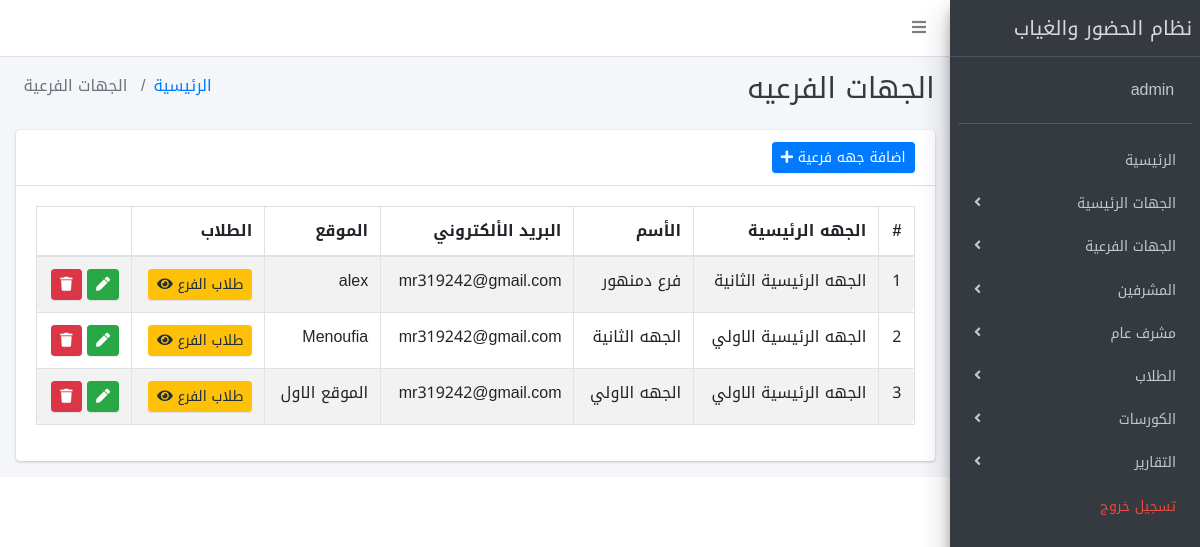
Screenshot of /main.php?dir=university_branches&page=report (signed in) with the database file from the repository.
### tables this page shows
CREATE TABLE `university_branches` (
  `id` int NOT NULL,
  `main_university` int NOT NULL,
  `name` varchar(255) NOT NULL,
  `email` varchar(200) DEFAULT NULL,
  `location` varchar(255) DEFAULT NULL
);

CREATE TABLE `main_university` (
  `id` int NOT NULL,
  `name` varchar(255) NOT NULL,
  `email` varchar(200) DEFAULT NULL,
  `location` varchar(255) DEFAULT NULL
);

### university_branches/report.php (the view, shortened to what this page needs)
<section class="content-header">
    <div class="container-fluid">
        <div class="row mb-2">
            <div class="col-sm-6">
                <h1 class="m-0 text-dark"> الجهات الفرعيه </h1>
            </div>
            <div class="col-sm-6">
                <ol class="breadcrumb float-sm-left">
                    <li class="breadcrumb-item"><a href="main.php?dir=dashboard&page=dashboard">الرئيسية</a></li>
                    <li class="breadcrumb-item active"> الجهات الفرعية </li>
                </ol>
            </div>
        </div>
    </div>
</section>
<section class="content">
    <div class="container-fluid">
        <div class="row">
            <div class="col-12">
                <div class="card">
                    <div class="card-header">
                        <?php
                        if (isset($_SESSION['admin_username'])) {
                        ?>
                            <button type="button" class="btn btn-primary waves-effect btn-sm" data-toggle="modal" data-target="#add-Modal"> اضافة جهه فرعية <i class="fa fa-plus"></i> </button>
                        <?php
                        }
                        ?>
                    </div>
                    <div class="card-body">
                        <div class="table-responsive">
                            <table id="my_table" class="table table-striped table-bordered">
                                <thead>
                                    <tr>
                                        <th> # </th>
                                        <th> الجهه الرئيسية </th>
                                        <th>الأسم </th>
                                        <th> البريد الألكتروني </th>
                                        <th> الموقع </th>
                                        <th> الطلاب </th>
                                        <th> </th>
                                    </tr>
                                </thead>
                                <tbody>
                                    <?php
                                    if (isset($_SESSION['supervisor_id'])) {
                                        $stmt = $connect->prepare("SELECT * FROM supervisor WHERE id =? ");
                                        $stmt->execute(array($_SESSION['supervisor_id']));
                                        $supervisor_data = $stmt->fetch();
                                        $university_branch_id = $supervisor_data['university_branch'];
                                        $stmt = $connect->prepare("SELECT * FROM university_branches WHERE id = ? ORDER BY id DESC");
                                        $stmt->execute(array($university_branch_id));
                                    } else {
                                        $stmt = $connect->prepare("SELECT * FROM university_branches   ORDER BY id DESC");
                                        $stmt->execute();
                                    }
                                    $allcat = $stmt->fetchAll();
                                    $i = 0;
                                    foreach ($allcat as $cat) {
                                        $i++;
                                    ?>
                                        <tr>
                                            <td> <?php echo $i; ?> </td>
                                            <td> <?php
                                                    $stmt = $connect->prepare("SELECT * FROM main_university WHERE id = ?");
                                                    $stmt->execute(array($cat['main_university']));
                                                    $uni_data = $stmt->fetch();
                                                    $uni_name = $uni_data['name'];
                                                    echo  $uni_name; ?> </td>
                                            <td> <?php echo  $cat['name']; ?> </td>
                                            <td> <?php echo  $cat['email']; ?> </td>
                                            <td> <?php echo  $cat['location']; ?> </td>
                                            <td> <a class="btn btn-warning btn-sm" href="main.php?dir=university_branches&page=students&branch=<?php echo $cat['id']; ?>"> طلاب الفرع <i class="fa fa-eye"></i> </a> </td>
                                            <td>
                                                <?php
                                                if (isset($_SESSION['admin_username'])) {
                                                ?>
                                                    <button type="button" class="btn btn-success btn-sm waves-effect" data-toggle="modal" data-target="#edit-Modal_<?php echo $cat['id']; ?>"> <i class='fa fa-pen'></i> </button>
                                                    <a href="main.php?dir=university_branches&page=delete&cat_id=<?php echo $cat['id']; ?>" class="confirm btn btn-danger btn-sm"> <i class='fa fa-trash'></i> </a>
                                                <?php
                                                }
                                                ?>
                                            </td>
                                        </tr>
                                    <?php
                                    }
                                    ?>
                            </table>
                        </div>
                    </div>
                </div>
            </div>
        </div>
    </div>
</section>

### rows the page displays
university_branches: main_university.name "الجهه الرئيسية الثانية", name "فرع دمنهور", email "mr319242@gmail.com", location "alex"
university_branches: main_university.name "الجهه الرئيسية الاولي", name "الجهه الثانية", email "mr319242@gmail.com", location "Menoufia"
university_branches: main_university.name "الجهه الرئيسية الاولي", name "الجهه الاولي", email "mr319242@gmail.com", location "الموقع الاول"

### other values shown
$_SESSION['admin_username'] "admin"
